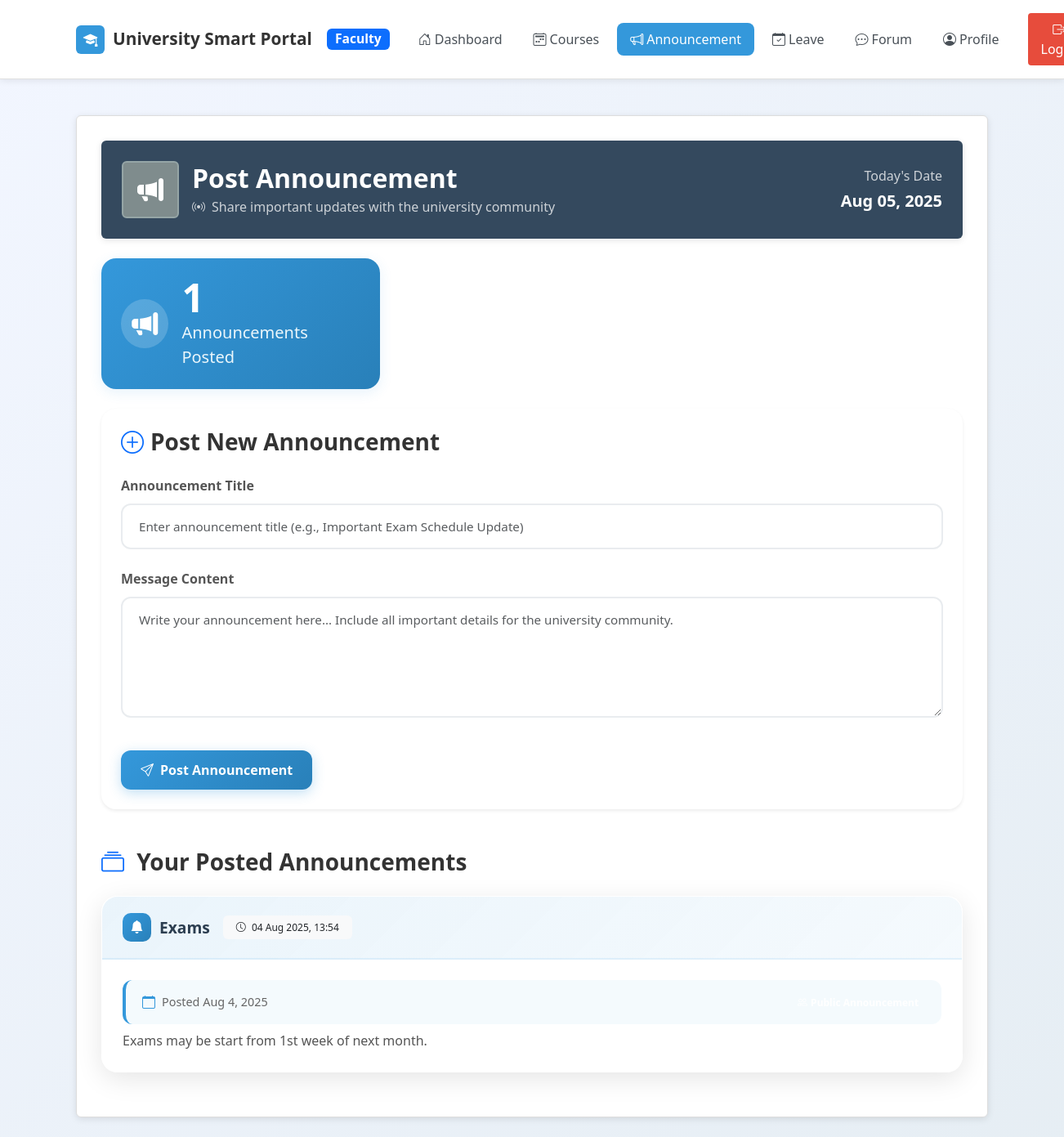
The page /post_announcement.php (signed in) on the database its author committed.
### tables this page shows
CREATE TABLE `announcements` (
  `id` int(11) NOT NULL,
  `title` varchar(255) DEFAULT NULL,
  `message` text DEFAULT NULL,
  `posted_by` int(11) DEFAULT NULL,
  `posted_role` varchar(20) DEFAULT NULL,
  `created_at` timestamp NOT NULL DEFAULT current_timestamp()
);

### post_announcement.php (the view, shortened to what this page needs)
<?php
include 'config.php';
$myann = [];
$stmt = $conn->prepare("SELECT id, title, message, created_at FROM announcements WHERE posted_by=? ORDER BY created_at DESC");
$stmt->bind_param("i", $_SESSION['user_id']);
$stmt->execute();
$stmt->store_result();
$stmt->bind_result($aid, $atitle, $amsg, $acreated);
while ($stmt->fetch()) {
    $myann[] = [
        'id' => $aid,
        'title' => $atitle,
        'message' => $amsg,
        'created_at' => $acreated
    ];
}
?>
<!DOCTYPE html>
<html lang="en">
<head>
    <link href="https://cdn.jsdelivr.net/npm/bootstrap@5.3.3/dist/css/bootstrap.min.css" rel="stylesheet">
    <link href="https://cdn.jsdelivr.net/npm/bootstrap-icons@1.11.3/font/bootstrap-icons.css" rel="stylesheet">
</head>
<body>
    <nav class="navbar navbar-expand-lg navbar-light py-3">
        <div class="container">
            <a class="navbar-brand" href="<?= $_SESSION['role'] == 'hod' ? 'hod_dashboard.php' : 'faculty_dashboard.php' ?>">
                <div class="brand-icon">
                    <i class="bi bi-mortarboard-fill"></i>
                </div>
                University Smart Portal
                <span class="badge bg-primary ms-2"><?= ucfirst($_SESSION['role']) ?></span>
            </a>
            <?php if ($_SESSION['role'] == 'faculty'): ?>
            <div class="navbar-nav ms-auto me-3 d-none d-lg-flex">
                <a class="nav-link" href="faculty_dashboard.php">
                    <i class="bi bi-house-door me-1"></i>Dashboard
                </a>
                <a class="nav-link" href="faculty_course_planner.php">
                    <i class="bi bi-calendar2-week me-1"></i>Courses
                </a>
                <a class="nav-link active" href="post_announcement.php">
                    <i class="bi bi-megaphone me-1"></i>Announcement
                </a>
                <a class="nav-link" href="leave_application.php">
                    <i class="bi bi-calendar-check me-1"></i>Leave
                </a>
                <a class="nav-link" href="discussion_forum.php">
                    <i class="bi bi-chat-dots me-1"></i>Forum
                </a>
                <a class="nav-link" href="faculty_profile.php">
                    <i class="bi bi-person-circle me-1"></i>Profile
                </a>
            </div>
            <?php endif; ?>
            <div class="d-flex align-items-center">
                <a href="logout.php" class="btn logout-btn">
                    <i class="bi bi-box-arrow-right me-2"></i>Logout
                </a>
            </div>
        </div>
    </nav>
    <div class="container py-4">
        <div class="dashboard-card">
            <div class="announcement-header mb-4 position-relative d-flex align-items-center">
                <div class="user-avatar me-3">
                    <i class="bi bi-megaphone-fill" style="font-size:2rem;"></i>
                </div>
                <div class="flex-grow-1">
                    <h2 class="mb-1 fw-bold">Post Announcement</h2>
                    <p class="mb-0 opacity-75">
                        <i class="bi bi-broadcast me-2"></i>Share important updates with the university community
                    </p>
                </div>
                <div class="text-end d-none d-md-block">
                    <p class="mb-1 opacity-75">Today's Date</p>
                    <span style="display: block; font-size: 1.25rem; color: #fff; font-weight: 600; margin-bottom: 0;">
                        <?= date('M d, Y') ?>
                    </span>
                </div>
            </div>
            <div class="row mb-4 g-3">
                <div class="col-md-4">
                    <div class="stat-card h-100 d-flex align-items-center justify-content-center p-0" style="background: linear-gradient(135deg, #3498db 0%, #2980b9 100%); border-radius: 18px; box-shadow: 0 4px 16px rgba(52,152,219,0.12);">
                        <div class="d-flex align-items-center gap-3 p-4 w-100">
                            <div class="rounded-circle d-flex align-items-center justify-content-center" style="background: rgba(255,255,255,0.18); width: 60px; height: 60px;">
                                <i class="bi bi-megaphone-fill" style="font-size:2rem; color:white;"></i>
                            </div>
                            <div>
                                <div class="display-5 fw-bold mb-1" style="color:white; line-height:1;"><?= count($myann) ?></div>
                                <div class="fs-5" style="color:#eaf6fb; font-weight:500;">Announcements Posted</div>
                            </div>
                        </div>
                    </div>
                </div>
            </div>
            <div class="card mb-4 shadow-sm border-0" style="border-radius:18px;">
                <div class="card-body p-4">
                    <h3 class="mb-4 d-flex align-items-center">
                        <i class="bi bi-plus-circle me-2 text-primary"></i>
                        Post New Announcement
                    </h3>
                    <form method="post" id="announcementForm" autocomplete="off">
                        <div class="row g-4">
                            <div class="col-12">
                                <label class="form-label">Announcement Title</label>
                                <input name="title" class="form-control" maxlength="255" placeholder="Enter announcement title (e.g., Important Exam Schedule Update)" required>
                            </div>
                            <div class="col-12">
                                <label class="form-label">Message Content</label>
                                <textarea name="message" class="form-control" required rows="5" placeholder="Write your announcement here... Include all important details for the university community."></textarea>
                            </div>
                            <div class="col-12">
                                <div class="d-flex gap-3 mt-3">
                                    <button class="btn btn-primary px-4" type="submit">
                                        <i class="bi bi-send me-2"></i>Post Announcement
                                    </button>
                                </div>
                            </div>
                        </div>
                    </form>
                </div>
            </div>
            <h3 class="mb-4 mt-5">
                <i class="bi bi-collection me-2 text-primary"></i>
                Your Posted Announcements
            </h3>
            <?php if (count($myann) == 0): ?>
                <div class="empty-state">
                    <i class="bi bi-megaphone-fill"></i>
                    <h4>No Announcements Posted Yet</h4>
                    <p class="text-muted">You haven't posted any announcements yet. Create your first announcement above to get started!</p>
                </div>
            <?php else: ?>
                <?php foreach ($myann as $a): ?>
                    <div class="announcement-card mb-4">
                        <div class="announcement-card-header d-flex justify-content-between align-items-center">
                            <div class="d-flex align-items-center gap-3">
                                <h5 class="announcement-title mb-0">
                                    <div class="title-icon">
                                        <i class="bi bi-bell-fill"></i>
                                    </div>
                                    <?= htmlspecialchars($a['title']) ?>
                                </h5>
                                <span class="badge bg-light text-dark px-3 py-2" style="font-weight:500;">
                                    <i class="bi bi-clock me-1"></i> <?= date("d M Y, H:i", strtotime($a['created_at'])) ?>
                                </span>
                            </div>
                        </div>
                        <div class="announcement-card-body">
                            <div class="announcement-meta mb-2">
                                <div class="d-flex flex-wrap gap-3">
                                    <div class="meta-item">
                                        <i class="bi bi-calendar meta-icon"></i>
                                        <span>Posted <?= date("M j, Y", strtotime($a['created_at'])) ?></span>
                                    </div>
                                </div>
                                <div class="d-flex gap-2">
                                    <span class="badge">
                                        <i class="bi bi-people me-1"></i>Public Announcement
                                    </span>
                                </div>
                            </div>
                            <p class="announcement-text mb-0"><?= nl2br(htmlspecialchars($a['message'])) ?></p>
                        </div>
                    </div>
                <?php endforeach; ?>
            <?php endif; ?>
        </div>
    </div>
</body>
</html>

### post_announcement.php (style rules this page uses)
body { background: linear-gradient(-45deg, #dfe9f3, #ffffff, #e2ebf0, #f2f6ff); background-size: 400% 400%; animation: gradientShift 15s ease infinite; min-height: 100vh; font-family: 'Segoe UI', Tahoma, Geneva, Verdana, sans-serif; }
.dashboard-card { border-radius: 6px; background: white; box-shadow: 0 2px 8px rgba(0,0,0,0.1); border: 1px solid #ddd; padding: 30px; margin-top: 20px; }
.announcement-header { background: #34495e; color: white; border-radius: 6px; padding: 25px; margin-bottom: 30px; text-align: left; overflow: hidden; border: none; box-shadow: 0 2px 8px rgba(0,0,0,0.1); position: relative; }
.user-avatar { width: 70px; height: 70px; border-radius: 6px; background: #7f8c8d; display: flex; align-items: center; justify-content: center; font-size: 2rem; font-weight: bold; color: white; border: 2px solid #95a5a6; }
.navbar { background: white !important; border-bottom: 1px solid #e0e0e0; box-shadow: 0 2px 8px rgba(0,0,0,0.08); padding: 12px 0; z-index: 1030; }
.navbar-brand { font-weight: 600; font-size: 1.3rem; color: #333 !important; display: flex; align-items: center; gap: 10px; text-decoration: none; }
.nav-link { color: #495057 !important; font-weight: 500; border-radius: 8px; padding: 8px 16px !important; margin: 0 3px; transition: all 0.2s ease; display: flex; align-items: center; }
.nav-link:hover, .nav-link.active { background: #3498db; color: white !important; }
.brand-icon { background: #3498db; color: white; width: 35px; height: 35px; border-radius: 6px; display: flex; align-items: center; justify-content: center; font-size: 1.1rem; }
.logout-btn { background: #e74c3c; color: white; border: none; padding: 8px 16px; border-radius: 4px; font-weight: 500; transition: all 0.2s ease; text-decoration: none; }
h3, h4 { color: #333; font-weight: 700; }
.form-control, .form-select { border-radius: 12px; border: 2px solid #e9ecef; padding: 15px 20px; transition: all 0.3s ease; font-size: 0.95rem; background: rgba(255, 255, 255, 0.8); backdrop-filter: blur(10px); }
.form-label { font-weight: 600; color: #555; margin-bottom: 10px; }
.btn-primary { background: linear-gradient(135deg, #3498db 0%, #2980b9 100%); border: none; border-radius: 12px; padding: 12px 30px; font-weight: 600; transition: all 0.3s ease; box-shadow: 0 4px 15px rgba(52, 152, 219, 0.3); }
.announcement-card { background: rgba(255, 255, 255, 0.95); backdrop-filter: blur(20px); border-radius: 20px; box-shadow: 0 8px 32px rgba(0,0,0,0.1); border: 1px solid rgba(255, 255, 255, 0.3); margin-bottom: 25px; transition: all 0.4s ease; overflow: hidden; position: relative; }
.announcement-card-header { background: linear-gradient(135deg, rgba(52, 152, 219, 0.1), rgba(52, 152, 219, 0.05)); padding: 20px 25px; border-bottom: 2px solid rgba(52, 152, 219, 0.1); position: relative; }
.badge.bg-light.text-dark.px-3.py-2 { font-weight:500; position: relative; z-index: 1; }
.announcement-title { color: #2c3e50; font-weight: 700; margin: 0; font-size: 1.2rem; display: flex; align-items: center; gap: 10px; }
.title-icon { background: linear-gradient(135deg, #3498db 0%, #2980b9 100%); color: white; width: 35px; height: 35px; border-radius: 10px; display: flex; align-items: center; justify-content: center; font-size: 1rem; transition: all 0.3s ease; }
.announcement-card-body { padding: 25px; }
.announcement-text { color: #555; line-height: 1.6; font-size: 1rem; margin-bottom: 20px; }
.announcement-meta { background: rgba(52, 152, 219, 0.05); padding: 15px 20px; border-radius: 12px; border-left: 4px solid #3498db; display: flex; justify-content: space-between; align-items: center; flex-wrap: wrap; gap: 10px; }
.meta-item { display: flex; align-items: center; gap: 8px; color: #666; font-size: 0.9rem; font-weight: 500; }
.meta-icon { color: #3498db; font-size: 1rem; }

### rows shown on the page
announcements: title "Exams", created_at "04 Aug 2025, 13:54", created_at "Aug 4, 2025", message "Exams may be start from 1st week of next month."

### other values the page prints
$_SESSION['role'] "Faculty"
count($myann) "1"
